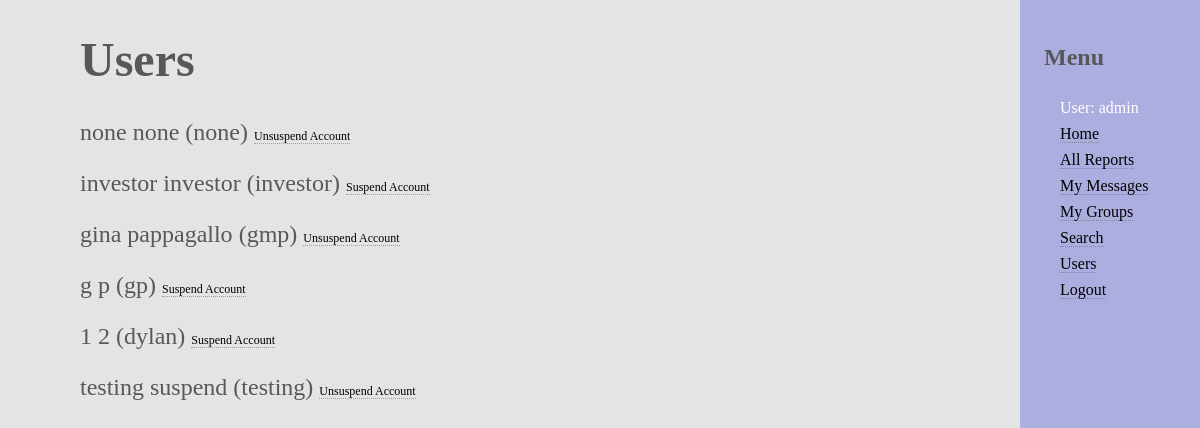
Page /catalog/users/ (signed in) on the earlier database version.
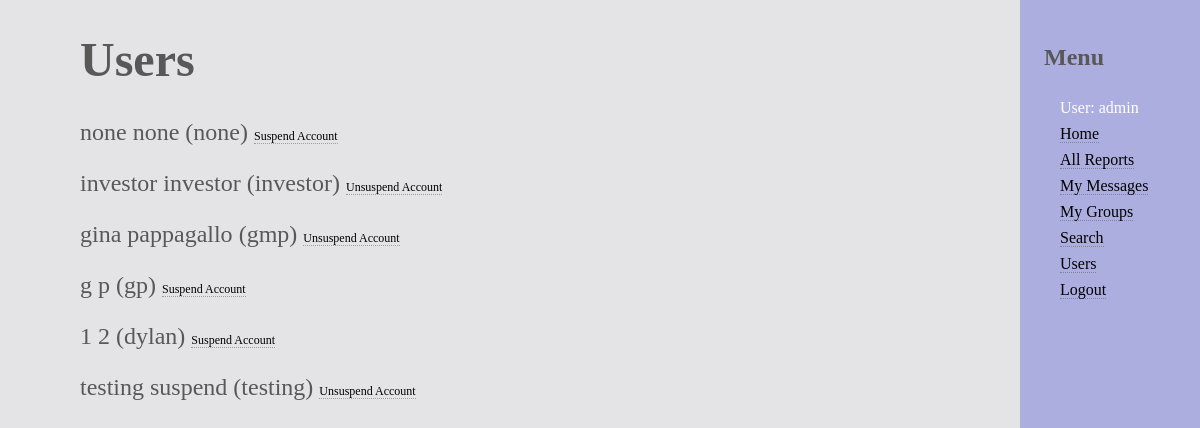
Same page on the later database version.
### catalog/models.py (models this page shows, shortened)
class User(AbstractUser):
	username = models.CharField(max_length=200, default="none", unique=True)
	password = models.CharField(max_length=200, default="none")
	first_name = models.CharField(max_length=200, default="none")
	last_name = models.CharField(max_length=200, default="none")
	company = models.CharField(max_length=200, default="none")
	email = models.EmailField(max_length=200, default="none")
	user_type = models.CharField(max_length=10, default=1)
	is_suspended = models.BooleanField(default = False)

### catalog/views.py (the view)
def users(request):
	data = User.objects.all()
	return render(
		request,
		'users.html',
		{'data' : data,},
	)

### catalog/templates/users.html (shortened to what this page needs)
{% extends "base_generic.html" %}
  {% load static %}
{% block content %}
<body>
	{% load static %}
	<h1>Users</h1>
	{% if user.is_authenticated %}
		{% if data %}
			{% for user in data %}
			{% if user.username != 'admin' %}
			<p>{{user.first_name}} {{user.last_name}} ({{user.username}})
					{% if user.is_suspended == False %}<a href="{% url 'suspend' uname=user.username%}" style="font-size: 0.5em">Suspend Account</a>
					{% else %}<a href="{% url 'suspend' uname=user.username%}" style="font-size: 0.5em">Unsuspend Account</a>{% endif %}</p>
			{% endif %}
			{% endfor %}
		{% else %}
		<p> No available users </p>
		{% endif %}
  	{% endif %}
</body>
{% endblock %}

Differences in the rows shown:
changed User "none": is_suspended "Unsuspend Account" → "Suspend Account"
changed User "investor": is_suspended "Suspend Account" → "Unsuspend Account"
